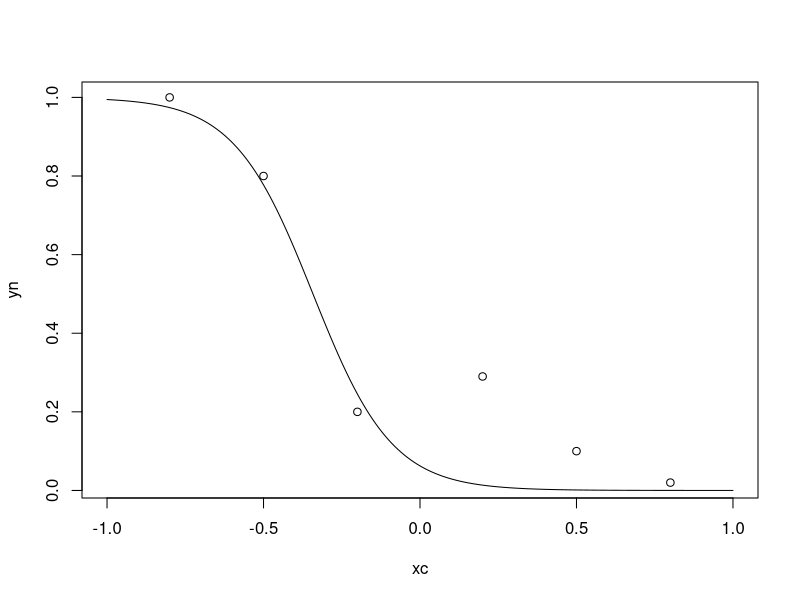

Reproduce this figure in R.
xc <- c(0.8,0.5,0.2,-0.2,-0.5,-0.8)
yn <- c(0.02,0.10,0.29,0.20,0.80,1.00)
nls.mod1 <- nls(yn~1/(1+exp(b*xc-a)),start=list(a=0,b=10))
summary(nls.mod1)

plot(xc,yn,xlim=c(-1,1))
x.grid <- seq(-1,1,by=0.01)
lines(x.grid,predict(nls.mod1,newdata=list(xc=x.grid)))
